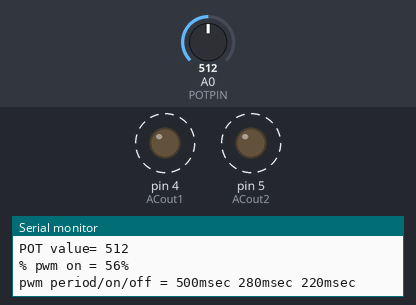
Simulated run of this sketch. Board: Arduino Nano, built with avr-gcc and run on an emulated ATmega328P. Shown: output pins drawn as LEDs (lit = HIGH), the last lines printed to the serial monitor. Dashed ring = blinking. The test bench sets the inputs (shaded band); at power-on: A0 (POTPIN) = 512.

Above: at 1.3 s.
1.4 s: A0 (POTPIN) set to 0
At 2.4 s:
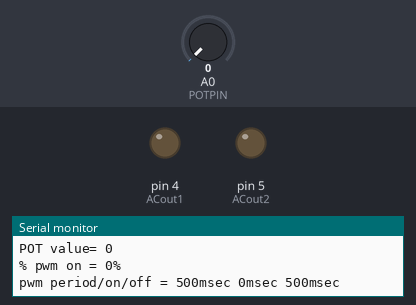
2.9 s: A0 (POTPIN) set to 100
At 3.3 s:
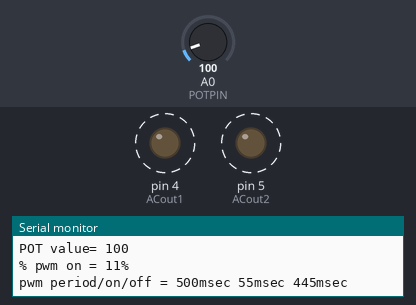
Timing chart, 0 to 11.9 s (numbered marks = the images above; inputs shaded):
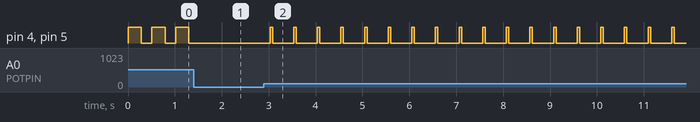

The sketch:

mypwm02.ino
```cpp
/*
  File: mypwm02.ino
  Date: 21-Mar-2017
  By:   sarodp@yahoo.com ,Thailand

  TDL:  delay(pwmon), delay(pwmoff) -> change to Timer Interupt

  =============================================================
  PWM Low Frequency SSR 220VAC Load Control
  Module: NodeMCU or Arduino Nano
  =============================================================
  Turns on an AC Line Light Bulb as a heater
  with low frequency pwm concept.

  Use SSR G3MB 202P module as an AC line output module.

  1)OMRON G3MB 202P
   -Solid State Relay with zero crossing input
   -220VAC, 1A output , 2A resistive fuse


  2)output wiring
 NodeMCU
  [SSR DC+] <---- 5VDC [pin VU]   //5V power supply from USB port
  [SSR DC-] <---- 0VDC [pin GND]  //power and signal ground
  [SSR CH1] <---- ACout1 [pin D2]   //3.3V output signal :High=on,Low=off
  [SSR CH2] <---- ACout2 [pin D3]   //3.3V output signal :High=on,Low=off spare


 Arduiono Nano
  [SSR DC+] <---- 5VDC [pin VU]   //5V power supply from USB port
  [SSR DC-] <---- 0VDC [pin GND]  //power and signal ground
  [SSR CH1] <---- ACout1 [pin PD4]   //5V output signal :High=on,Low=off
  [SSR CH2] <---- ACout2 [pin PD5]   //5V output signal :High=on,Low=off spare


  3) SSR AC Load wiring

   line220VAC o------[Manual SW]------[AC LOAD1*]----|
                                                     |
                                                     |
   line0VAC   o------[SSR A1]_/_[SSR B1]-------------|


   line220VAC o------[Manual SW]------[AC LOAD2*]----|
                                                     |
                                                     |
   line0VAC   o------[SSR A2]_/_[SSR B2]-------------|


  4) AC Load1,2
    -intended loads function as heaters
    -test load = AC generic light bulbs
    -220VAC, 100W Test OK
    -Max Load = 1A,220VAC by SSR spec.


  5) Potentiometer Input Wiring

    NodeMCU
     GND-----VR 10K-------+3.3V
               |
               |
             A0 PIN

    Arduino Nano
     GND-----VR 10K-------+3.3V
               |
               |
             ADC0 PIN

    -use analog input [pin A0] or [pin ADC0]
    -to adjust pwm output from 0% to 100%

*/


//nodemcu pins map
/*
static const uint8_t BUILTIN_LED = 16;
static const uint8_t LED_BUILTIN = 16;
static const uint8_t A0 = 17;
static const uint8_t D0   = 16;
static const uint8_t D1   = 5;
static const uint8_t D2   = 4;
static const uint8_t D3   = 0;
static const uint8_t D4   = 2;
static const uint8_t D5   = 14;
static const uint8_t D6   = 12;
static const uint8_t D7   = 13;
static const uint8_t D8   = 15;
static const uint8_t D9   = 3;
static const uint8_t D10  = 1;
*/

// arduino nano DIO,ADC Pins
/*
D0 = PD0(TXD)
D1 = PD1(RXD)
D2 = PD2(INT0)
D3 = PD#(INT1)
D4 = PD4
D5 = PD5
D6 = PD6
D7 = PD7
D8 = PD8
D9 = PD9
D10 = PB2(SS')
D11 = PB3(MOSI)
D12 = PB4(MISO)
D13 = PB5(SCK)
A0 = PC0(ADC0)
A1 = PC1(ADC1)
A2 = PC2(ADC2)
A3 = PC3(ADC3)
A4 = PC4(SDA)
A5 = PC5(SCL)
A6 = ADC6
A7 = ADC7
*/

//#define ACout1 D2  //nodemcu
//#define ACout2 D3  //nodemcu
//#define POTPIN A0    //nodemcu Potentiometer

#define ACout1 PD4  //arduino nano
#define ACout2 PD5  //arduino nano
#define POTPIN A0    //arduino nano Potentiometer

#define OFF LOW
#define ON HIGH


#define pwmperiod 500  //msec period
#define POTMAX 90    //adcmax/10 = 9xx/10

int pwmon;     //msec pwm on time interval
int pwmoff;    //msec pwm off time interval

int xval;
int xpc;
int xfull;

//========================================================

void setup() {
//0--init ADC
// analogReference(EXTERNAL);

//1-- init pins Dout
  pinMode(ACout1, OUTPUT);
  pinMode(ACout2, OUTPUT);
  digitalWrite(ACout1 , OFF);
  digitalWrite(ACout2 , OFF);

//2--init serial0
  Serial.begin(115200);
  Serial.println("");
  Serial.println("Test PWM Low frequency");
}


//========================================================

void loop()
{

//1--read VR10K --> calc xpc pwmon,pwmoff
//read xval
  xval = analogRead(POTPIN);

//xpc
  xpc = xval * 10 / POTMAX;
  if (xpc > 100)  xpc = 100;
  if (xpc < 0)  xpc = 0;

//pwmon,pwmoff
  xfull = pwmperiod / 100;

  pwmon = xpc * xfull;
  pwmoff = pwmperiod - pwmon;


//2--print current pwm output setting
  Serial.println("");
  Serial.println("---------------------------");

  Serial.print("POT value= ");
  Serial.println(xval);

  Serial.print ("% pwm on = ");
  Serial.print (xpc);
  Serial.println ("%");

  Serial.print ("pwm period/on/off = ");
  Serial.print (pwmperiod);
  Serial.print ("msec ");
  Serial.print (pwmon);
  Serial.print ("msec ");
  Serial.print (pwmoff);
  Serial.println ("msec ");


//3---pwm.out 1 period
    //pwmon...
    digitalWrite(ACout1, ON);
    digitalWrite(ACout2, ON);
    delay(pwmon);

    //pwmoff...
    digitalWrite(ACout1, OFF);
    digitalWrite(ACout2, OFF);
    delay(pwmoff);

//99---next loop

}
```

Measured:
- after the input at 1.4 s, pin 4 (ACout1), pin 5 (ACout2): stops changing and stays LOW
- after the input at 2.9 s, pin 4 (ACout1), pin 5 (ACout2): alternates HIGH for 0.06 s and LOW for 0.45 s, starting after 0.13 s
- by itself, pin 4 (ACout1), pin 5 (ACout2): alternates HIGH for 0.28 s and LOW for 0.22 s
